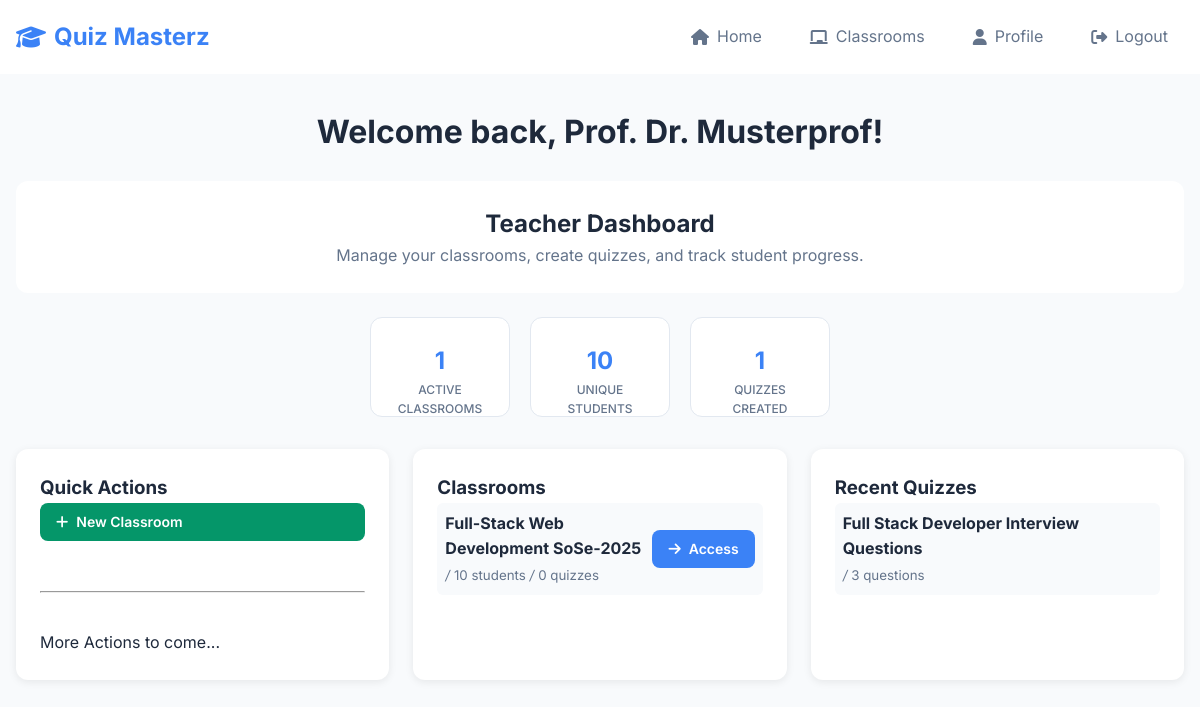
Page / (signed in) on the earlier database version.
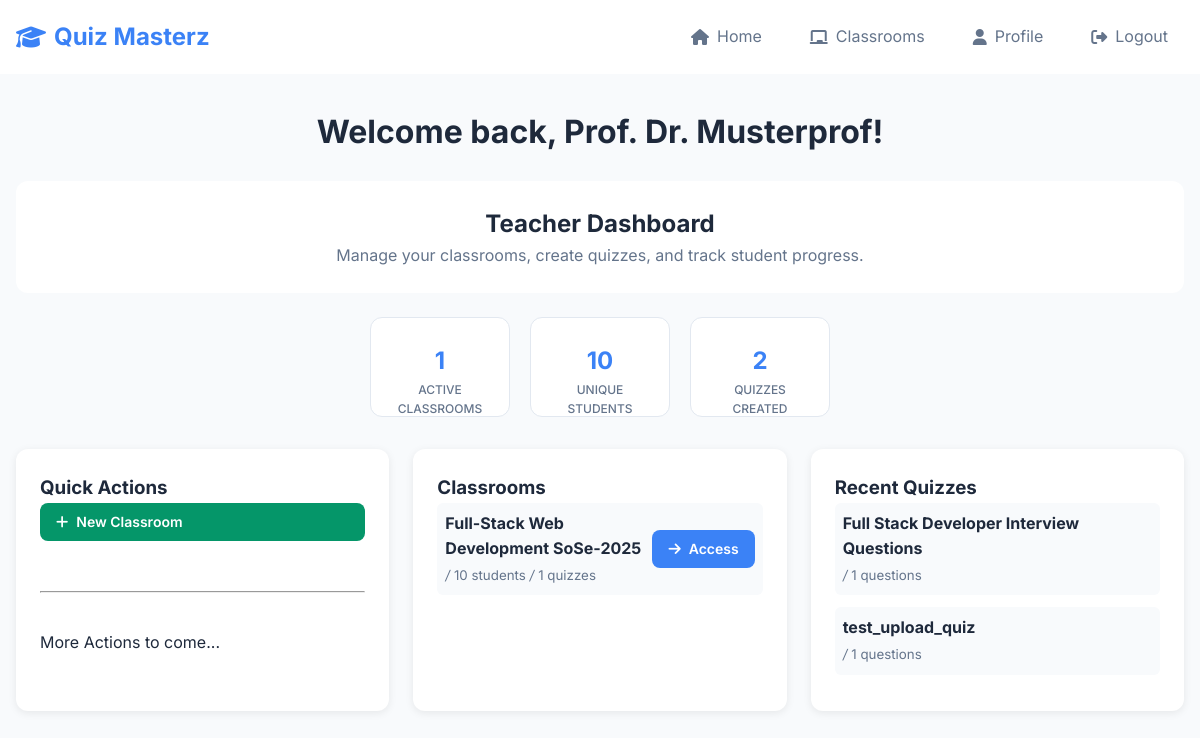
Same page on the later database version.
### website/models.py (models this page shows, shortened)
class Classroom(db.Model):
    id = db.Column(db.Integer, primary_key=True)
    name = db.Column(db.String(100), nullable=False)
    teacher_id = db.Column(db.Integer, db.ForeignKey('user.id'), nullable=False)
    join_code = db.Column(db.String(8), unique=True, nullable=False)
    quizzes = db.relationship('Quiz', secondary=classroom_quizzes,
                              backref=db.backref('classrooms_assigned_to', lazy='dynamic'),
                              lazy='dynamic')
    quiz_attempts = db.relationship('StudentQuizAttempt', backref='classroom', lazy='dynamic')

class Quiz(db.Model):
    id = db.Column(db.Integer, primary_key=True)
    name = db.Column(db.String(150), nullable=False)
    teacher_id = db.Column(db.Integer, db.ForeignKey('user.id'), nullable=False)
    is_published = db.Column(db.Boolean, default=False, nullable=False)
    questions = db.relationship('Question', backref='quiz', lazy='dynamic', cascade="all, delete-orphan")
    teacher = db.relationship('User', backref=db.backref('created_quizzes', lazy='dynamic'))

### website/views.py (the view, shortened to what this page needs)
@views.route('/')
@login_required
def home():
    available_quizzes = []
    return render_template("home.html", user=current_user, available_quizzes=available_quizzes)

### website/__init__.py (called while the page is built)
def create_app():
    app = Flask(__name__)
    app.config['SECRET_KEY'] = 'hjshjhdjah kjshkjdhjs'
    app.config['SQLALCHEMY_DATABASE_URI'] = f'sqlite:///{DB_NAME}'
    db.init_app(app)
    from .views import views
    from .auth import auth
    app.register_blueprint(views, url_prefix='/')
    app.register_blueprint(auth, url_prefix='/')
    with app.app_context():
        db.create_all()
    from .models import User, Classroom, Quiz, Question, Answer, StudentQuizAttempt
    login_manager = LoginManager()
    login_manager.login_view = 'auth.login'
    login_manager.init_app(app)
    @login_manager.user_loader
    def load_user(id):
        return User.query.get(int(id))
    return app

### website/templates/home.html (shortened to what this page needs)
{% extends "base.html" %}
{% block content %}
<div class="container">
    <div class="text-center mb-4">
        <h1>Welcome back, {{ user.first_name }}!</h1>
    </div>
    {% if user.role == 'teacher' %}
        <div class="row mb-4">
            <div class="col-12">
                <div class="card">
                    <div class="card-body text-center">
                        <h2>Teacher Dashboard</h2>
                        <p class="text-muted mb-0">Manage your classrooms, create quizzes, and track student progress.</p>
                    </div>
                </div>
            </div>
        </div>
        <div class="stats-row">
            <div class="stat-card stat-card-secondary">
                <div class="stat-number-secondary">{{ user.classrooms_created|length }}</div>
                <div class="stat-label-secondary">Active Classrooms</div>
            </div>
            <div class="stat-card stat-card-secondary">
                <div class="stat-number-secondary">
                    {% set unique_students = [] %}
                    {% for classroom in user.classrooms_created %}
                        {% for student in classroom.students %}
                            {% if student.id not in unique_students %}
                                {% set _ = unique_students.append(student.id) %}
                            {% endif %}
                        {% endfor %}
                    {% endfor %}
                    {{ unique_students|length }}
                </div>
                <div class="stat-label-secondary">Unique Students</div>
            </div>
            <div class="stat-card stat-card-secondary">
                <div class="stat-number-secondary">{{ user.created_quizzes.count() }}</div>
                <div class="stat-label-secondary">Quizzes Created</div>
            </div>
        </div>
        <div class="dashboard-grid">
            <div class="dashboard-card">
                <h3> Quick Actions</h3>
                <div class="quick-actions">
                    <a href="{{ url_for('views.create_classroom') }}" class="btn btn-success btn-sm">
                        <i class="fas fa-plus"></i> New Classroom</a>
                        <br>
                        <hr>
                        <br>
                </div> More Actions to come...
            </div>
            {% if user.classrooms_created|length > 0 %}
            <div class="dashboard-card">
                <h3> Classrooms</h3>
                {% for classroom in user.classrooms_created[:3] %}
                    <div class="classroom-info-box d-flex justify-content-between align-items-center">
                        <div>
                            <strong>{{ classroom.name }}</strong>
                            <br>
                            <small class="classroom-meta">
                                <i>/</i> {{ classroom.students.count() }} students
                                <i>/</i> {{ classroom.quizzes.count() }} quizzes
                            </small>
                        </div>
                        <div>
                            <a href="{{ url_for('views.edit_classroom', classroom_id=classroom.id) }}" class="btn btn-sm btn-primary">
                                <i class="fas fa-arrow-right"></i> Access
                            </a>
                        </div>
                    </div>
                {% endfor %}
            </div>
            {% endif %}
            {% if user.created_quizzes.count() > 0 %}
            <div class="dashboard-card">
                <h3> Recent Quizzes</h3>
                {% for quiz in user.created_quizzes[:3] %}
                    <div class="classroom-info-box">
                        <strong>{{ quiz.name }}</strong>
                        <br>
                        <small class="classroom-meta">
                            <i >/</i> {{ quiz.questions.count() }} questions
                        </small>
                    </div>
                {% endfor %}
            </div>
            {% endif %}
        </div>    {% endif %}
</div>
{% endblock %}

Differences in the rows shown:
changed Classroom: quizzes.count "0" → "1"
computed for Quiz "Full Stack Developer Interview Questions": questions.count "3" → "1"
added Quiz: name "test_upload_quiz", questions.count "1"
Other differences:
{{ user.created_quizzes.count() }}: "1" → "2"
